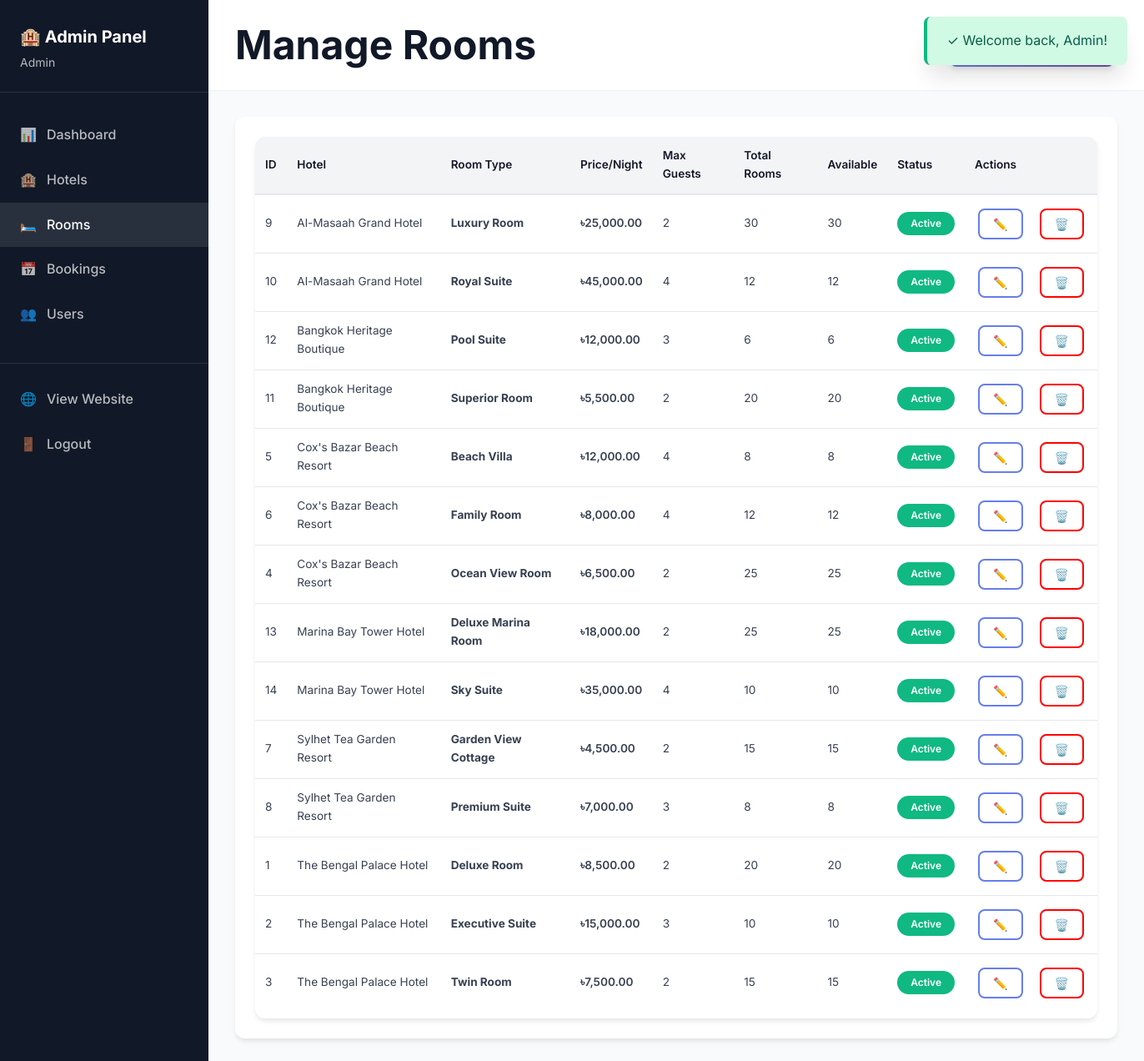
The app's page /admin/manage-rooms.php (signed in) with its own data.
### tables this page shows
CREATE TABLE IF NOT EXISTS rooms (
    id INT PRIMARY KEY AUTO_INCREMENT,
    hotel_id INT NOT NULL,
    room_type VARCHAR(100) NOT NULL,
    description TEXT,
    price_per_night DECIMAL(10, 2) NOT NULL,
    max_guests INT NOT NULL DEFAULT 2,
    bed_type VARCHAR(50),
    room_size VARCHAR(50),
    amenities TEXT,
    total_rooms INT NOT NULL DEFAULT 1,
    available_rooms INT NOT NULL DEFAULT 1,
    image VARCHAR(255),
    gallery TEXT,
    is_active TINYINT(1) DEFAULT 1,
    created_at TIMESTAMP DEFAULT CURRENT_TIMESTAMP,
    updated_at TIMESTAMP DEFAULT CURRENT_TIMESTAMP ON UPDATE CURRENT_TIMESTAMP,
    FOREIGN KEY (hotel_id) REFERENCES hotels(id) ON DELETE CASCADE,
    INDEX idx_hotel (hotel_id),
    INDEX idx_price (price_per_night),
    INDEX idx_active (is_active)
);

CREATE TABLE IF NOT EXISTS hotels (
    id INT PRIMARY KEY AUTO_INCREMENT,
    destination_id INT NOT NULL,
    name VARCHAR(200) NOT NULL,
    address TEXT NOT NULL,
    city VARCHAR(100) NOT NULL,
    country VARCHAR(100) NOT NULL,
    description TEXT,
    amenities TEXT,
    star_rating DECIMAL(2,1) DEFAULT 0,
    image VARCHAR(255),
    gallery TEXT,
    latitude DECIMAL(10, 8),
    longitude DECIMAL(11, 8),
    is_active TINYINT(1) DEFAULT 1,
    created_at TIMESTAMP DEFAULT CURRENT_TIMESTAMP,
    updated_at TIMESTAMP DEFAULT CURRENT_TIMESTAMP ON UPDATE CURRENT_TIMESTAMP,
    FOREIGN KEY (destination_id) REFERENCES destinations(id) ON DELETE CASCADE,
    INDEX idx_destination (destination_id),
    INDEX idx_city (city),
    INDEX idx_active (is_active),
    INDEX idx_rating (star_rating)
);

### includes/functions.php (called while the page is built, shortened)
<?php
function formatCurrency($amount, $currency = 'BDT')
{
    if ($currency === 'BDT') {
        return '৳' . number_format($amount, 2);
    }
    return $currency . ' ' . number_format($amount, 2);
}
?>

### admin/manage-rooms.php (the view, shortened to what this page needs)
<?php
require_once __DIR__ . '/includes/admin-header.php';
$db = Database::getInstance();
$conn = $db->getConnection();
$rooms = $conn->query("
    SELECT r.*, h.name as hotel_name
    FROM rooms r
    JOIN hotels h ON r.hotel_id = h.id
    WHERE r.is_active = 1
    ORDER BY h.name, r.room_type
");
?>
<div class="admin-container">
    <?php include __DIR__ . '/includes/admin-sidebar.php'; ?>
    <div class="admin-content">
        <div class="admin-header">
            <h1 style="margin: 0;">Manage Rooms</h1>
            <button class="btn btn-primary" onclick="openModal('addRoomModal')">
            </button>
        </div>
        <div style="background: white; padding: 1.5rem; border-radius: var(--radius-lg); box-shadow: var(--shadow-md);">
            <div class="data-table">
                <table>
                    <thead>
                        <tr>
                            <th>ID</th>
                            <th>Hotel</th>
                            <th>Room Type</th>
                            <th>Price/Night</th>
                            <th>Max Guests</th>
                            <th>Total Rooms</th>
                            <th>Available</th>
                            <th>Status</th>
                            <th>Actions</th>
                        </tr>
                    </thead>
                    <tbody>
                        <?php if ($rooms->num_rows > 0): ?>
                            <?php while ($room = $rooms->fetch_assoc()): ?>
                                <tr>
                                    <td><?php echo $room['id']; ?></td>
                                    <td><?php echo htmlspecialchars($room['hotel_name']); ?></td>
                                    <td><strong><?php echo htmlspecialchars($room['room_type']); ?></strong></td>
                                    <td style="font-weight: 600;"><?php echo formatCurrency($room['price_per_night']); ?></td>
                                    <td><?php echo $room['max_guests']; ?></td>
                                    <td><?php echo $room['total_rooms']; ?></td>
                                    <td><?php echo $room['available_rooms']; ?></td>
                                    <td>
                                        <?php if ($room['is_active']): ?>
                                            <span class="badge badge-success">Active</span>
                                        <?php else: ?>
                                            <span class="badge badge-error">Inactive</span>
                                        <?php endif; ?>
                                    </td>
                                    <td>
                                        <div class="action-buttons">
                                            <button class="btn btn-outline btn-sm"
                                                data-room='<?php echo htmlspecialchars(json_encode($room), ENT_QUOTES, 'UTF-8'); ?>'
                                                onclick="editRoom(this)" title="Edit">
                                                ✏️
                                            </button>
                                            <?php if ($room['is_active']): ?>
                                                <button class="btn btn-outline btn-sm" style="color: red; border-color: red;"
                                                    onclick="deleteRoom(<?php echo $room['id']; ?>)" title="Delete">
                                                    🗑️
                                                </button>
                                            <?php endif; ?>
                                        </div>
                                    </td>
                                </tr>
                            <?php endwhile; ?>
                        <?php endif; ?>
                    </tbody>
                </table>
            </div>
        </div>
    </div>
</div>
</body>
</html>

### assets/css/style.css (style rules this page uses)
:root { --primary: #667eea; --primary-dark: #5a67d8; --secondary: #764ba2; --accent: #f093fb; --gradient-primary: linear-gradient(135deg, #667eea 0%, #764ba2 100%); --gradient-secondary: linear-gradient(135deg, #f093fb 0%, #f5576c 100%); --gradient-accent: linear-gradient(135deg, #4facfe 0%, #00f2fe 100%); --gradient-dark: linear-gradient(135deg, #2d3748 0%, #1a202c 100%); --white: #ffffff; --black: #000000; --gray-50: #f9fafb; --gray-100: #f3f4f6; --gray-200: #e5e7eb; --gray-300: #d1d5db; --gray-400: #9ca3af; --gray-500: #6b7280; --gray-600: #4b5563; --gray-700: #374151; --gray-800: #1f2937; --gray-900: #111827; --success: #10b981; --warning: #f59e0b; --error: #ef4444; --info: #3b82f6; --spacing-xs: 0.25rem; --spacing-sm: 0.5rem; --spacing-md: 1rem; --spacing-lg: 1.5rem; --spacing-xl: 2rem; --spacing-2xl: 3rem; --spacing-3xl: 4rem; --radius-sm: 0.375rem; --radius-md: 0.5rem; --radius-lg: 0.75rem; --radius-xl: 1rem; --radius-2xl: 1.5rem; --radius-full: 9999px; --shadow-sm: 0 1px 2px 0 rgba(0, 0, 0, 0.05); --shadow-md: 0 4px 6px -1px rgba(0, 0, 0, 0.1); --shadow-lg: 0 10px 15px -3px rgba(0, 0, 0, 0.1); --shadow-xl: 0 20px 25px -5px rgba(0, 0, 0, 0.1); --shadow-2xl: 0 25px 50px -12px rgba(0, 0, 0, 0.25); --transition-fast: 150ms ease-in-out; --transition-base: 300ms ease-in-out; --transition-slow: 500ms ease-in-out; --font-family: 'Inter', -apple-system, BlinkMacSystemFont, 'Segoe UI', sans-serif; --font-size-xs: 0.75rem; --font-size-sm: 0.875rem; --font-size-base: 1rem; --font-size-lg: 1.125rem; --font-size-xl: 1.25rem; --font-size-2xl: 1.5rem; --font-size-3xl: 1.875rem; --font-size-4xl: 2.25rem; --font-size-5xl: 3rem; }
* { margin: 0; padding: 0; box-sizing: border-box; }
html { scroll-behavior: smooth; }
body { font-family: var(--font-family); font-size: var(--font-size-base); line-height: 1.6; color: var(--gray-800); background-color: var(--gray-50); overflow-x: hidden; }
button { cursor: pointer; border: none; background: none; font-family: inherit; }
body { display: flex; flex-direction: column; min-height: 100vh; }
h1, h2, h3, h4, h5, h6 { font-weight: 700; line-height: 1.2; color: var(--gray-900); margin-bottom: var(--spacing-md); }
h1 { font-size: var(--font-size-5xl); }
.btn { display: inline-flex; align-items: center; justify-content: center; gap: var(--spacing-sm); padding: var(--spacing-md) var(--spacing-xl); font-weight: 600; border-radius: var(--radius-md); transition: var(--transition-base); cursor: pointer; border: none; font-size: var(--font-size-base); margin: var(--spacing-xs); }
.btn-primary { background: var(--gradient-primary); color: var(--white); box-shadow: var(--shadow-md); }
.btn-outline { background: transparent; color: var(--primary); border: 2px solid var(--primary); }
.btn-sm { padding: var(--spacing-sm) var(--spacing-md); font-size: var(--font-size-sm); }
.btn+.btn { margin-left: var(--spacing-sm); }
.badge { display: inline-block; padding: var(--spacing-xs) var(--spacing-md); font-size: var(--font-size-xs); font-weight: 600; border-radius: var(--radius-full); }
.badge-success { background: var(--success); color: var(--white); }

### assets/css/admin.css (style rules this page uses)
.admin-container { display: grid; grid-template-columns: 250px 1fr; min-height: calc(100vh - 60px); }
.admin-content { padding: 2rem; background: var(--gray-50); }
.admin-header { background: var(--white); padding: 1.5rem 2rem; margin: -2rem -2rem 2rem; box-shadow: var(--shadow-sm); display: flex; justify-content: space-between; align-items: center; }
.data-table { width: 100%; background: var(--white); border-radius: var(--radius-lg); overflow-x: auto; padding-bottom: 0.5rem; box-shadow: var(--shadow-md); }
.data-table table { width: 100%; min-width: 1000px; border-collapse: collapse; }
.data-table th { background: var(--gray-100); padding: 0.75rem; text-align: left; font-weight: 600; font-size: 0.85rem; color: var(--gray-900); border-bottom: 2px solid var(--gray-200); }
.data-table td { padding: 0.75rem; font-size: 0.85rem; border-bottom: 1px solid var(--gray-200); color: var(--gray-700); }
.data-table tr:last-child td { border-bottom: none; }
.action-buttons { display: flex; gap: 0.5rem; }

### records on screen
rooms: id "9", hotel.name "Al-Masaah Grand Hotel", room_type "Luxury Room", price_per_night "৳25,000.00", max_guests "2", total_rooms "30", available_rooms "30", is_active "Active"
rooms: id "10", hotel.name "Al-Masaah Grand Hotel", room_type "Royal Suite", price_per_night "৳45,000.00", max_guests "4", total_rooms "12", available_rooms "12", is_active "Active"
rooms: id "12", hotel.name "Bangkok Heritage Boutique", room_type "Pool Suite", price_per_night "৳12,000.00", max_guests "3", total_rooms "6", available_rooms "6", is_active "Active"
rooms: id "11", hotel.name "Bangkok Heritage Boutique", room_type "Superior Room", price_per_night "৳5,500.00", max_guests "2", total_rooms "20", available_rooms "20", is_active "Active"
rooms: id "5", hotel.name "Cox's Bazar Beach Resort", room_type "Beach Villa", price_per_night "৳12,000.00", max_guests "4", total_rooms "8", available_rooms "8", is_active "Active"
rooms: id "6", hotel.name "Cox's Bazar Beach Resort", room_type "Family Room", price_per_night "৳8,000.00", max_guests "4", total_rooms "12", available_rooms "12", is_active "Active"
rooms: id "4", hotel.name "Cox's Bazar Beach Resort", room_type "Ocean View Room", price_per_night "৳6,500.00", max_guests "2", total_rooms "25", available_rooms "25", is_active "Active"
rooms: id "13", hotel.name "Marina Bay Tower Hotel", room_type "Deluxe Marina Room", price_per_night "৳18,000.00", max_guests "2", total_rooms "25", available_rooms "25", is_active "Active"
rooms: id "14", hotel.name "Marina Bay Tower Hotel", room_type "Sky Suite", price_per_night "৳35,000.00", max_guests "4", total_rooms "10", available_rooms "10", is_active "Active"
rooms: id "7", hotel.name "Sylhet Tea Garden Resort", room_type "Garden View Cottage", price_per_night "৳4,500.00", max_guests "2", total_rooms "15", available_rooms "15", is_active "Active"
rooms: id "8", hotel.name "Sylhet Tea Garden Resort", room_type "Premium Suite", price_per_night "৳7,000.00", max_guests "3", total_rooms "8", available_rooms "8", is_active "Active"
rooms: id "1", hotel.name "The Bengal Palace Hotel", room_type "Deluxe Room", price_per_night "৳8,500.00", max_guests "2", total_rooms "20", available_rooms "20", is_active "Active"
rooms: id "2", hotel.name "The Bengal Palace Hotel", room_type "Executive Suite", price_per_night "৳15,000.00", max_guests "3", total_rooms "10", available_rooms "10", is_active "Active"
rooms: id "3", hotel.name "The Bengal Palace Hotel", room_type "Twin Room", price_per_night "৳7,500.00", max_guests "2", total_rooms "15", available_rooms "15", is_active "Active"

### other values on screen
Session::getFlash('success') "Welcome back, Admin!"
Session::getUserName() "Admin"
